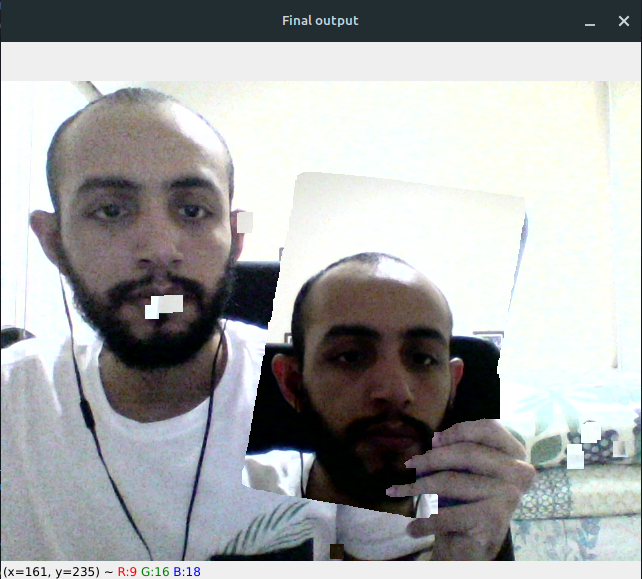
#> input picture capa-invisibilidade/invisible-cloak.png, 642 x 579 px, given in place of the camera
$ jupyter execute invisible_cloack.ipynb   (text cells are left out)
#> lines starting #> are read from the running program, lines starting #| are printed output that depends on the picture; after the words box and inside, x2 and y2 are one past the last pixel; in counts of white or black regions, pixels touching at a corner belong together
[cell 1]
import time
import cv2 as cv
import numpy as np

[cell 2]
# Armazena o primeiro frame e utiliza como background da imagem resultante


cap = cv.VideoCapture(0)
_, background = cap.read()
#> background is the input picture: shape (579, 642, 3); mean B, G, R 167.1, 166.7, 165.2
time.sleep(2)
_, background = cap.read()

[cell 3]
#define all the kernels size


open_kernel = np.ones((5,5),np.uint8)
close_kernel = np.ones((7,7),np.uint8)
dilation_kernel = np.ones((10, 10), np.uint8)


# Função para remover o ruído da mascara
def filter_mask(mask):
    close_mask = cv.morphologyEx(mask, cv.MORPH_CLOSE, close_kernel)
    open_mask = cv.morphologyEx(close_mask, cv.MORPH_OPEN, open_kernel)
    dilation = cv.dilate(open_mask, dilation_kernel, iterations= 1)
    return dilation

[cell 4]
while cap.isOpened():
    ret, frame = cap.read()

    # converte do espectro RGB para o HSV
    hsv = cv.cvtColor(frame, cv.COLOR_BGR2HSV)
#> hsv: shape (579, 642, 3); mean H, S, V 69.2, 41.6, 172.5

    # define os limites inferior e superior para a cor azul
    lower_bound = np.array([50, 80, 50])
    upper_bound = np.array([90, 255, 255])


    # define os limites inferior e superior para a cor azul
    lower_bound_blue = np.array([50, 80, 80])
    upper_bound_blue = np.array([255, 255, 255])

    # define os limites inferior e superior para a cor vermelha
    lower_bound_red = np.array([50, 50, 80])
    upper_bound_red = np.array([255, 255, 255])


    # procura as cores dentro dos limites definidos
    mask = cv.inRange(hsv, lower_bound_blue, upper_bound_blue)
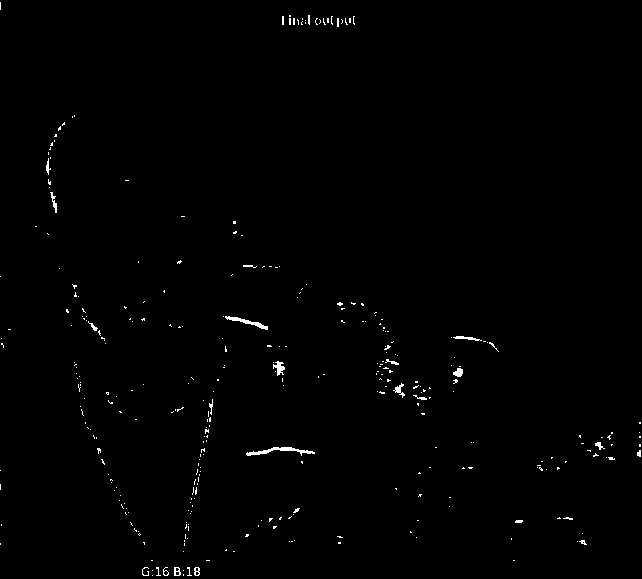
#> mask: shape (579, 642); 0.66% white in thin lines or dots

    # Filtro da mascara
    mask = filter_mask(mask)
#> in filter_mask, `close_mask = cv.morphologyEx(mask, cv.MORPH_CLOSE, close_kernel)`:
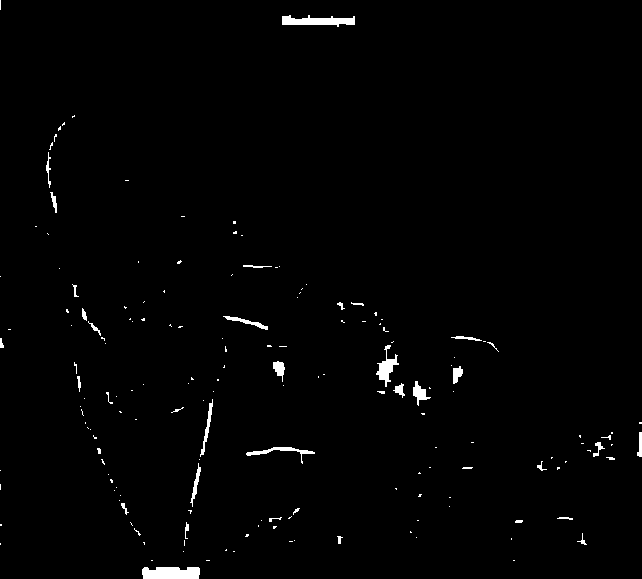
#> close_mask: shape (579, 642); 1.2% white; 168 white regions (131 under 20 px), largest, box (x1, y1, x2, y2) and area: (142, 567, 200, 579) 640, (282, 15, 355, 27) 535, (376, 345, 399, 387) 348
#> in filter_mask, `open_mask = cv.morphologyEx(close_mask, cv.MORPH_OPEN, open_kernel)`:
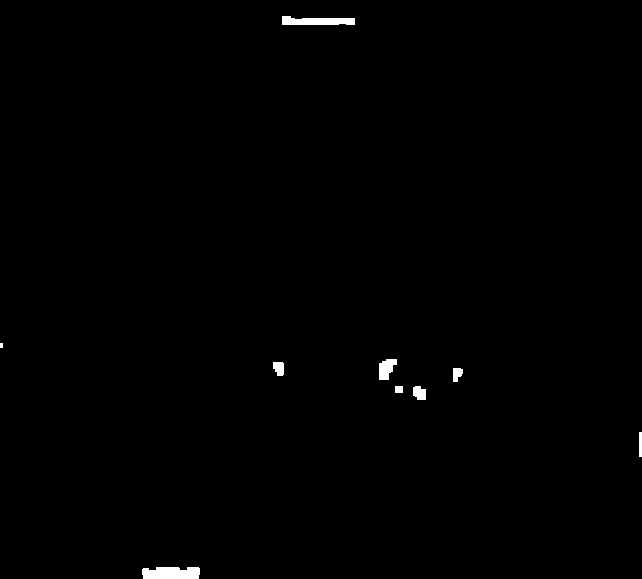
#> open_mask: shape (579, 642); 0.53% white; 9 white regions (1 under 20 px), largest, box (x1, y1, x2, y2) and area: (142, 567, 200, 579) 636, (282, 16, 355, 25) 515, (379, 359, 397, 380) 268
#> in filter_mask, `dilation = cv.dilate(open_mask, dilation_kernel, iterations= 1)`:
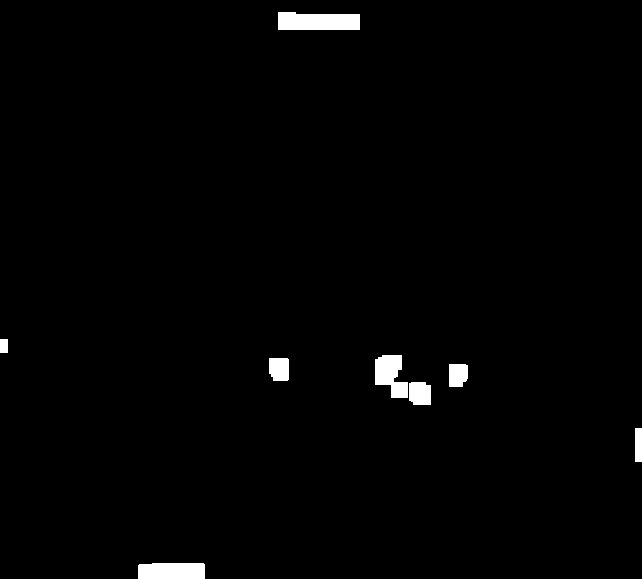
#> dilation: shape (579, 642); 1.4% white; 8 white regions, largest, box (x1, y1, x2, y2) and area: (278, 12, 360, 30) 1348, (138, 563, 205, 579) 1056, (375, 355, 408, 398) 963

    # Substitui os frames da capa de invisibilidade pela imagem salva no background
    cloak = cv.bitwise_and(background, background, mask=mask)

    # Cria a mascara "invertida"
    inverse_mask = cv.bitwise_not(mask)

    # Aplica a mascara invertida na regiao onde a capa não está presente.
    current_background = cv.bitwise_and(frame, frame, mask=inverse_mask)

    # Combina a regiao da capa com o background para gerar o resultado final
    combined = cv.add(cloak, current_background)

    cv.imshow("Final output", combined)


    if cv.waitKey(1) == ord('q'):
#> (key q is pressed here)
        break

cap.release()
cv.destroyAllWindows()
